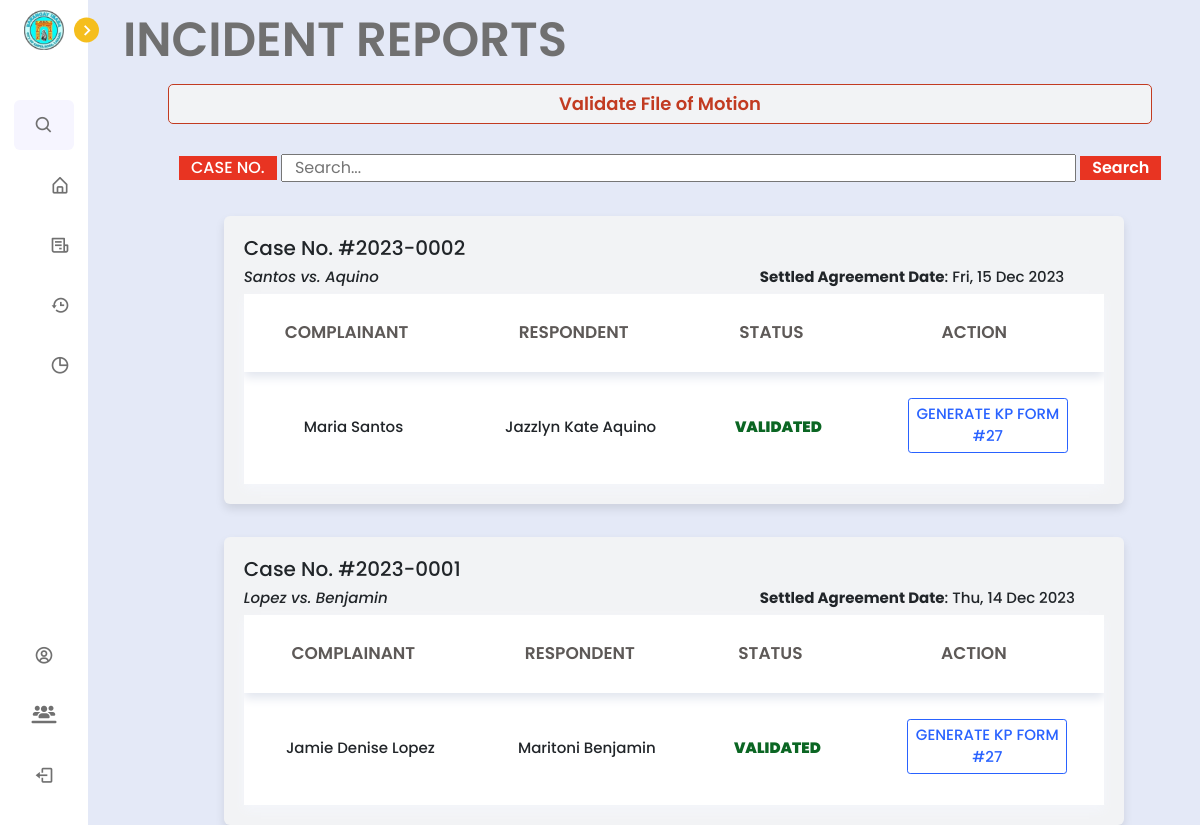
/barangay/incident_reports.php (signed in), run on an earlier commit of the app's database.
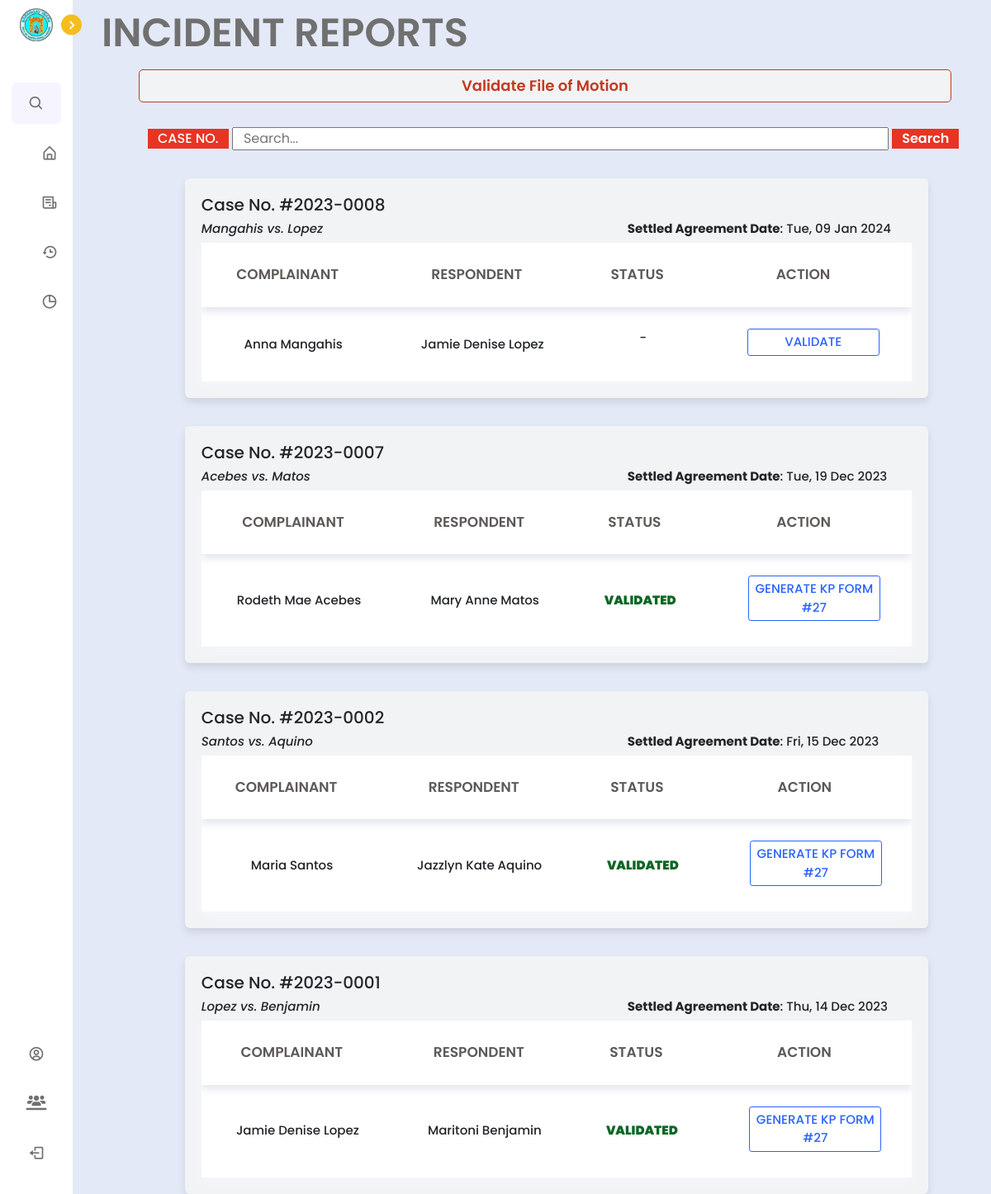
And on a later commit of the database.
### tables this page shows
CREATE TABLE `incident_report` (
  `incident_id` int(11) NOT NULL,
  `complainant_last_name` varchar(255) NOT NULL,
  `complainant_first_name` varchar(255) NOT NULL,
  `complainant_middle_name` varchar(255) NOT NULL,
  `complainant_cellphone_number` varchar(20) NOT NULL,
  `complainant_house_address` varchar(255) NOT NULL,
  `respondent_last_name` varchar(255) NOT NULL,
  `respondent_first_name` varchar(255) NOT NULL,
  `respondent_middle_name` varchar(255) NOT NULL,
  `respondent_cellphone_number` varchar(20) NOT NULL,
  `respondent_house_address` varchar(255) NOT NULL,
  `incident_case_number` varchar(50) NOT NULL,
  `incident_case_type` varchar(100) NOT NULL,
  `incident_date` date NOT NULL,
  `description_of_violation` tinytext NOT NULL,
  `created_at` timestamp NOT NULL DEFAULT current_timestamp(),
  `submitter_first_name` varchar(50) DEFAULT NULL,
  `submitter_last_name` varchar(50) DEFAULT NULL,
  `lupon_id` int(11) DEFAULT NULL,
  `pb_id` int(11) NOT NULL,
  `other_incident_case_type` varchar(255) DEFAULT NULL,
  `attachment` blob DEFAULT NULL
);

CREATE TABLE `amicable_settlement` (
  `settlement_id` int(11) NOT NULL,
  `date_agreed` timestamp NOT NULL DEFAULT current_timestamp(),
  `agreement_description` text DEFAULT NULL,
  `hearing_id` int(11) DEFAULT NULL,
  `incident_case_number` varchar(50) DEFAULT NULL,
  `timestamp` timestamp NULL DEFAULT NULL
);

### barangay/incident_reports.php (the view, shortened to what the changed rows need)
<?php
include '../config.php';
$pb_id = $_SESSION['pb_id'];
if (isset($_POST['submit_search'])) {
    $search_case = mysqli_real_escape_string($conn, $_POST['search_case']);
    $query = "SELECT pa.barangay,
                     incident_report.incident_case_number AS incident_case_number,
                     incident_report.complainant_first_name AS complainant_first_name,
                     incident_report.complainant_last_name AS complainant_last_name,
                     incident_report.respondent_first_name as respondent_first_name,
                     incident_report.respondent_last_name AS respondent_last_name,
                     incident_report.created_at AS created_at,
                     amicable_settlement.date_agreed AS date_agreed
              FROM `incident_report`
              INNER JOIN `lupon_accounts` AS la ON incident_report.lupon_id = la.lupon_id
              INNER JOIN `pb_accounts` AS pa ON la.pb_id = pa.pb_id
              LEFT JOIN `notify_residents` AS nr ON incident_report.incident_case_number = nr.incident_case_number
              LEFT JOIN `execution_notice` AS en ON incident_report.incident_case_number = en.incident_case_number
              LEFT JOIN `amicable_settlement` AS amicable_settlement ON incident_report.incident_case_number = amicable_settlement.incident_case_number
              WHERE pa.pb_id = '$pb_id'
                    AND nr.generate_execution = 'form generated'
                    AND incident_report.incident_case_number LIKE '%$search_case%'
              ORDER BY incident_report.created_at DESC";
} else {
    $query = "SELECT pa.barangay,
                     incident_report.incident_case_number AS incident_case_number,
                     incident_report.complainant_first_name AS complainant_first_name,
                     incident_report.complainant_last_name AS complainant_last_name,
                     incident_report.respondent_first_name as respondent_first_name,
                     incident_report.respondent_last_name AS respondent_last_name,
                     incident_report.created_at AS created_at,
                     amicable_settlement.date_agreed AS date_agreed
              FROM `incident_report`
              INNER JOIN `lupon_accounts` AS la ON incident_report.lupon_id = la.lupon_id
              INNER JOIN `pb_accounts` AS pa ON la.pb_id = pa.pb_id
              LEFT JOIN `notify_residents` AS nr ON incident_report.incident_case_number = nr.incident_case_number
              LEFT JOIN `execution_notice` AS en ON incident_report.incident_case_number = en.incident_case_number
              LEFT JOIN `amicable_settlement` AS amicable_settlement ON incident_report.incident_case_number = amicable_settlement.incident_case_number
              WHERE pa.pb_id = '$pb_id'
                    AND nr.generate_execution = 'form generated'
              ORDER BY incident_report.created_at DESC";
}
$result = mysqli_query($conn, $query);
?>
<!DOCTYPE html>
<html lang="en">
<head>
    <link href='https://unpkg.com/boxicons@2.1.1/css/boxicons.min.css' rel='stylesheet'>
    <link rel="stylesheet" href="https://cdnjs.cloudflare.com/ajax/libs/font-awesome/6.4.2/css/all.min.css" />
    <link rel="stylesheet" href="../node_modules/bootstrap/dist/css/bootstrap.min.css">
    <link rel="stylesheet" href="../css/lupon.css">
    <link rel="stylesheet" href="../css/incidentform.css">
</head>
<body>
    <section class="home">
        <h1 style="margin-left: 4%; margin-top: 1%; display: flex; font-size: 48px;">INCIDENT REPORTS</h1>
        <div class="container-box">
        <?php
if (mysqli_num_rows($result) == 0) {
    echo '<div class="text-box">No Incident Cases found</div>';
} else {
    while ($row = mysqli_fetch_assoc($result)) {
        $incident_case_number = $row['incident_case_number'];
        $complainant_last_name = $row['complainant_last_name'];
        $respondent_last_name = $row['respondent_last_name'];
        $complainant_first_name = $row['complainant_first_name'];
        $respondent_first_name = $row['respondent_first_name'];
        $date_agreed = $row['date_agreed'];
        $notifyQuery = "SELECT * FROM `notify_residents` WHERE incident_case_number = '$incident_case_number'";
        $notifyResult = mysqli_query($conn, $notifyQuery);
        $notifyRow = mysqli_fetch_assoc($notifyResult);
        $executionQuery = "SELECT * FROM `execution_notice` WHERE incident_case_number = '$incident_case_number'";
        $executionResult = mysqli_query($conn, $executionQuery);
        $executionRow = mysqli_fetch_assoc($executionResult);
        echo '<div class="container" style="width: 900px; margin-left: 13%;">';
        echo '<div class="top-text" style="display: flex;">';
        echo '<h3 class="case-no-text" style="font-size: 20px;">Case No. #' . substr($incident_case_number, 0, 9) . '</h3>';
        echo '</div>';
        echo '<div class="top-text" style="display: flex;">';
        echo '<h3 class="case-no-text" style="font-size: 15px; font-weight: 500; font-style: italic; width: 20%;">';
        echo $complainant_last_name . ' vs. ' . $respondent_last_name;
        echo '</h3>';
        echo '<h3 class="hearing-text" style="font-size: 15px; font-weight: 500; margin-left: 40%;"><b>Settled Agreement Date</b>: ' . date('D, d M Y', strtotime($date_agreed)) . '</h3>';
        echo '</div>';
        echo '<table>';
        echo '<thead>';
        echo '<tr>';
        echo '<th>COMPLAINANT</th>';
        echo '<th>RESPONDENT</th>';
        echo '<th>STATUS</th>';
        echo '<th>Action</th>';
        echo '</tr>';
        echo '</thead>';
        echo '<tbody>';
        echo '<tr>';
        echo '<td>' . $complainant_first_name . ' ' . $complainant_last_name . '</td>';
        echo '<td>' . $respondent_first_name . ' ' . $respondent_last_name . '</td>';
        echo '<td>';
        if ($notifyRow && $executionRow === null) {
            echo '<p>-</p>';
        } elseif ($notifyRow && $executionRow !== null) {
            echo '<span style="font-weight: 900; color: #0b6623;">
            VALIDATED</span>';
        } else {
            echo '-';
        }
        echo '</td>';
        echo '<td>';
        if ($notifyRow && $executionRow === null) {
            echo '<a href="execution_notice.php?incident_case_number=' . $incident_case_number . '" class="generate" style="margin-left: 12%">VALIDATE</a>';
        } elseif ($notifyRow && $executionRow !== null) {
            echo '<a href="../tcpdf/notice_of_execution.php?incident_case_number=' . $incident_case_number . '" target="_blank" class="generate" style="margin-left: 12%">GENERATE KP FORM #27</a>';
        } else {
            echo '-';
        }
        echo '</td>';
        echo '</tr>';
        echo '</tbody>';
        echo '</table>';
        echo '</div>';
    }
}
?>
        </div>
    </section>
</body>
</html>

What changed in the data, as far as the page shows it:
added incident_report: incident_case_number "2023-0008", complainant_last_name "Mangahis", respondent_last_name "Lopez", amicable_settlement.date_agreed "Tue, 09 Jan 2024", complainant_first_name "Anna", respondent_first_name "Jamie Denise"
now on this page (row unchanged): incident_report: incident_case_number "2023-0007", complainant_last_name "Acebes", respondent_last_name "Matos", amicable_settlement.date_agreed "Tue, 19 Dec 2023", complainant_first_name "Rodeth Mae", respondent_first_name "Mary Anne", shows "VALIDATED"
